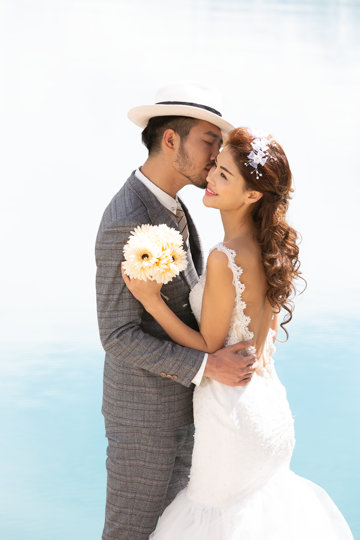
#> input picture trajectories_compare_delta_e/cmp_delta_e/best_path_images/step_00_input.jpg, 360 x 540 px
$ python -i diff_tools.py   (imports and definitions only)   (older library calls are emulated)
#> lines starting #> are read from the running program, lines starting #| are printed output that depends on the picture
### iclr_retouchllm/code_tools.py
import numpy as np
import cv2
from PIL import Image


def load_img(img_path):
    """Load image from path and return as numpy array in [0, 1] range."""
    img = Image.open(img_path).convert('RGB')
#> img is the input picture: PIL image 360x540 RGB; mean R, G, B 209.6, 207.3, 204.6
    return np.array(img).astype(np.float32) / 255.0


# [19 lines left out: functions convert_to_np, convert_to_pil, not called in this run]

def load_metadata(img):
    return img.info

class AdjustmentFilter:
    # [21 lines left out: functions __init__, save_img, not called in this run]

    def refresh(self, img):
        self.unclip_img = convert_to_np(img)
        self.clip_img = convert_to_np(img)

    # [99 lines left out: functions clip, white_balance, exposure, gamma, contrast, texture and 2 more, not called in this run]

    def sigmoid(self, x):
            return 1 / (1 + np.exp(-x))

    # [36 lines left out: functions highlight, shadow, not called in this run]


### iclr_retouchllm/diff_tools.py
import cv2
import numpy as np
from code_tools import load_img

def get_stat(img, load=True):
    if load:
        img = load_img(img) * 255.0
#> img: shape (540, 360, 3) float32
    img = np.array(img).astype(np.uint8)

    # rgb stat
    pixels = img.ravel()
    img_mean = round(np.mean(pixels), 2)
#> img_mean = 207.1
    img_median = round(np.median(pixels), 2)
#> img_median = 241
    img_std = round(np.std(pixels), 2)
#> img_std = 63.38
    img_percentail10 = round(np.percentile(pixels, 10), 2)
#> img_percentail10 = 98
    img_percentail90 = round(np.percentile(pixels, 90), 2)
#> img_percentail90 = 253
    rgb_mean = list(map(lambda x: round(x, 2), np.mean(img, axis=(0, 1))))
#> rgb_mean = [209.6, 207.3, 204.6]

    # detail stat
    gray = cv2.cvtColor(img, cv2.COLOR_RGB2GRAY)  # Convert to grayscale
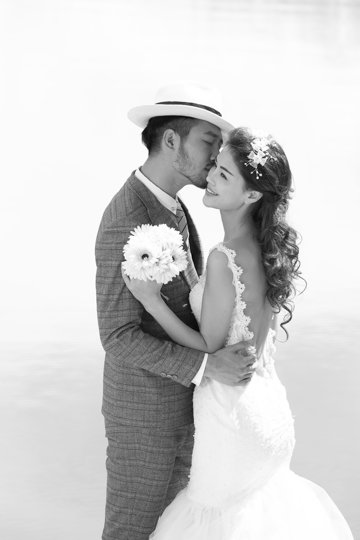
#> gray: shape (540, 360); min 4, max 255, mean 207.6
    laplacian = cv2.Laplacian(gray, cv2.CV_32F)  # Apply Laplacian filter
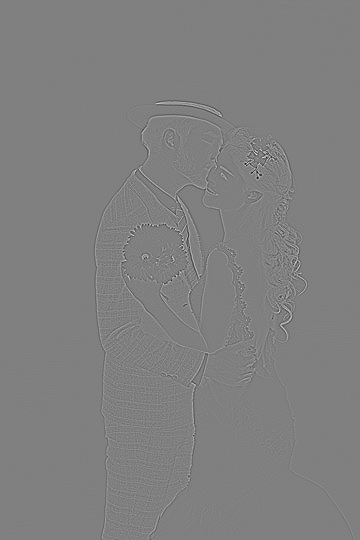
#> laplacian: shape (540, 360) float32; min -433, max 428, mean 0; drawn with min black and max white
    laplacian_var = round(laplacian.var(), 2)
#> laplacian_var = 488.4

    # hsv stat
    hsv = cv2.cvtColor(img, cv2.COLOR_RGB2HSV)
#> hsv: shape (540, 360, 3); mean H, S, V 63.8, 30.7, 217.9
    s_mean = round(np.mean(hsv[..., 1]), 2)
#> s_mean = 30.67
    s_std = round(np.std(hsv[..., 1]), 2)
#> s_std = 41.69
    s_min = round(np.min(hsv[..., 1]), 2)
#> s_min = 0
    s_max = round(np.max(hsv[..., 1]), 2)
#> s_max = 255

    # lab stat
    lab = cv2.cvtColor(img, cv2.COLOR_RGB2LAB)
#> lab: shape (540, 360, 3); mean of channels 0, 1, 2 211.2, 129.1, 130.2
    l_mean = round(np.mean(lab[..., 0]), 2)
#> l_mean = 211.2
    b_mean = round(np.mean(lab[...,2]), 2)
#> b_mean = 130.2

    pixel_stat = {
        'pixel mean': img_mean,
        'pixel median': img_median,
        'pixel std': img_std,
        'pixel percentail 10%': img_percentail10,
        'pixel percentail 90%': img_percentail90,
        'rgb mean': rgb_mean,
        'laplacian variance': laplacian_var,
        'saturation mean': s_mean,
        'saturation std': s_std,
        'saturation min': s_min,
        'saturation max': s_max,
        'l-channel mean': l_mean,
        'b-channel mean': b_mean,
    }
    return pixel_stat

>>> result = get_stat('../trajectories_compare_delta_e/cmp_delta_e/best_path_images/step_00_input.jpg')
#> result = 13 items
